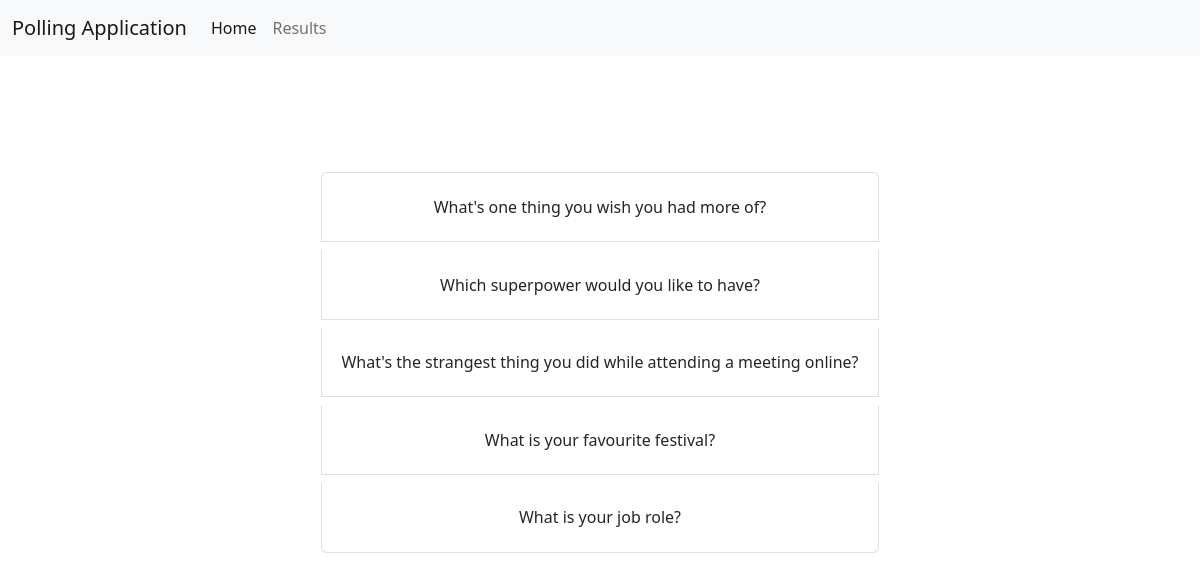
The page / on the database its author committed.
### app.py (models this page shows)
class Questions(db.Model):
    __tablename__ = 'questions'
    sno = db.Column(db.Integer, primary_key=True)
    question = db.Column(db.String(200), nullable=False)
    date_created = db.Column(db.DateTime, default=datetime.utcnow)

### app.py (the view)
@app.route('/')
def index_page():
    questions_lst = Questions.query.all()
    return render_template('index.html', questions_lst=questions_lst)

### templates/index.html (shortened to what this page needs)
{% extends 'base.html' %}
{% block css %}
    <link rel="stylesheet" href="../static/css/index.css">
{% endblock css %}
{% block body %}
<div class="container my-3">
    <ul class="list-group">
        {% if questions_lst %}
            {% for questions in questions_lst %}
            <a href='/poll/{{questions.sno}}' class="list-group-item my-1">{{ questions.question }}</a>
            {% endfor %}
        {% else %}
            <h1>No Polling Questions found!!</h1>
        {% endif %}
    </ul>
</div>
{% endblock body %}

### static/css/index.css (style rules this page uses)
.list-group { width: 50%; text-align: center; margin: 10% auto; }
.list-group-item { padding-top: 4%; padding-bottom: 4%; }

### rows shown on the page
Questions: question "What's one thing you wish you had more of?"
Questions: question "Which superpower would you like to have?"
Questions: question "What's the strangest thing you did while attending a meeting online?"
Questions: question "What is your favourite festival?"
Questions: question "What is your job role?"
